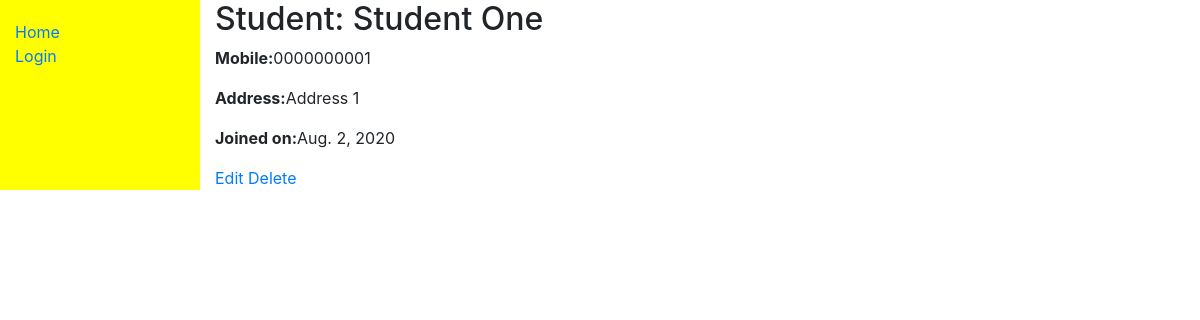
The page /catalog/students/2 on the database its author committed.
### catalog/models.py (models this page shows, shortened)
class Student(models.Model):
    first_name = models.CharField('First Name', max_length=200)
    last_name = models.CharField('Last Name', max_length=200)
    mobile = models.CharField('Mobile', max_length=10)
    address = models.CharField('Address', max_length=400)
    joined_on = models.DateField()
    book_issued = models.ForeignKey('Book', on_delete=models.SET_NULL, null=True, blank=True)

### catalog/views.py (the view)
# urls.py: path('students/<int:pk>', views.StudentDetailView.as_view(), name='student-detail'),
class StudentDetailView(generic.DetailView):
    model = Student

### catalog/templates/catalog/student_detail.html
{% extends "base_generic.html" %}
{% block content %}
    <h2>Student: {{ student.first_name }} {{ student.last_name }}</h2>
    <p><strong>Mobile:</strong>{{ student.mobile }}</p>
    <p><strong>Address:</strong>{{ student.address }}</p>
    <p><strong>Joined on:</strong>{{ student.joined_on }}</p>
    <a href="/catalog/update_student/{{student.pk}}">Edit</a>
    <a href="/catalog/delete_student/{{student.pk}}">Delete</a>
{% endblock %}

### rows shown on the page
Student: first_name "Student", last_name "One", mobile "0000000001", address "Address 1", joined_on "Aug. 2, 2020"
